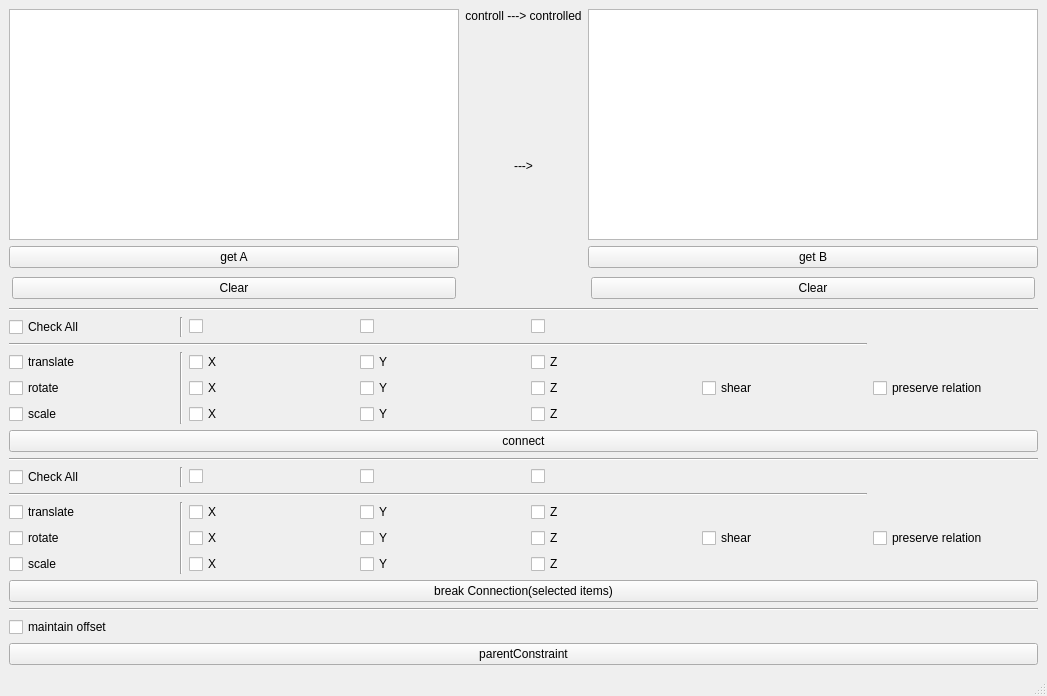
<?xml version="1.0" encoding="UTF-8"?>
<ui version="4.0">
 <class>MainWindow</class>
 <widget class="QMainWindow" name="MainWindow">
  <property name="geometry">
   <rect>
    <x>0</x>
    <y>0</y>
    <width>1047</width>
    <height>696</height>
   </rect>
  </property>
  <property name="windowTitle">
   <string>ND_AttributeConnectTool</string>
  </property>
  <widget class="QWidget" name="centralwidget">
   <layout class="QVBoxLayout" name="verticalLayout_4">
    <item>
     <layout class="QHBoxLayout" name="horizontalLayout">
      <item>
       <layout class="QVBoxLayout" name="verticalLayout">
        <item>
         <widget class="QListWidget" name="list_A">
          <property name="alternatingRowColors">
           <bool>true</bool>
          </property>
         </widget>
        </item>
        <item>
         <widget class="QPushButton" name="get_A_button">
          <property name="text">
           <string>get A</string>
          </property>
         </widget>
        </item>
        <item>
         <layout class="QHBoxLayout" name="horizontalLayout_2">
          <property name="leftMargin">
           <number>3</number>
          </property>
          <property name="topMargin">
           <number>3</number>
          </property>
          <property name="rightMargin">
           <number>3</number>
          </property>
          <property name="bottomMargin">
           <number>3</number>
          </property>
          <item>
           <widget class="QPushButton" name="clear_A_button">
            <property name="text">
             <string>Clear</string>
            </property>
           </widget>
          </item>
         </layout>
        </item>
       </layout>
      </item>
      <item>
       <layout class="QVBoxLayout" name="verticalLayout_3">
        <item>
         <widget class="QLabel" name="label_7">
          <property name="text">
           <string>controll ---&gt; controlled</string>
          </property>
          <property name="alignment">
           <set>Qt::AlignCenter</set>
          </property>
         </widget>
        </item>
        <item>
         <spacer name="verticalSpacer">
          <property name="orientation">
           <enum>Qt::Vertical</enum>
          </property>
          <property name="sizeHint" stdset="0">
           <size>
            <width>20</width>
            <height>40</height>
           </size>
          </property>
         </spacer>
        </item>
        <item>
         <widget class="QLabel" name="label_8">
          <property name="text">
           <string>---&gt;</string>
          </property>
          <property name="alignment">
           <set>Qt::AlignCenter</set>
          </property>
         </widget>
        </item>
        <item>
         <spacer name="verticalSpacer_2">
          <property name="orientation">
           <enum>Qt::Vertical</enum>
          </property>
          <property name="sizeHint" stdset="0">
           <size>
            <width>20</width>
            <height>40</height>
           </size>
          </property>
         </spacer>
        </item>
       </layout>
      </item>
      <item>
       <layout class="QVBoxLayout" name="verticalLayout_2">
        <item>
         <widget class="QListWidget" name="list_B">
          <property name="alternatingRowColors">
           <bool>true</bool>
          </property>
         </widget>
        </item>
        <item>
         <widget class="QPushButton" name="get_B_button">
          <property name="text">
           <string>get B</string>
          </property>
         </widget>
        </item>
        <item>
         <layout class="QHBoxLayout" name="horizontalLayout_4">
          <property name="leftMargin">
           <number>3</number>
          </property>
          <property name="topMargin">
           <number>3</number>
          </property>
          <property name="rightMargin">
           <number>3</number>
          </property>
          <property name="bottomMargin">
           <number>3</number>
          </property>
          <item>
           <widget class="QPushButton" name="clear_B_button">
            <property name="text">
             <string>Clear</string>
            </property>
           </widget>
          </item>
         </layout>
        </item>
       </layout>
      </item>
     </layout>
    </item>
    <item>
     <widget class="Line" name="line_8">
      <property name="orientation">
       <enum>Qt::Horizontal</enum>
      </property>
     </widget>
    </item>
    <item>
     <layout class="QGridLayout" name="gridLayout">
      <item row="2" column="4">
       <widget class="QCheckBox" name="connect_tz">
        <property name="text">
         <string>Z</string>
        </property>
       </widget>
      </item>
      <item row="0" column="0">
       <widget class="QCheckBox" name="connect_all">
        <property name="text">
         <string>Check All</string>
        </property>
       </widget>
      </item>
      <item row="1" column="0" colspan="6">
       <widget class="Line" name="line">
        <property name="orientation">
         <enum>Qt::Horizontal</enum>
        </property>
       </widget>
      </item>
      <item row="3" column="3">
       <widget class="QCheckBox" name="connect_ry">
        <property name="text">
         <string>Y</string>
        </property>
       </widget>
      </item>
      <item row="0" column="3">
       <widget class="QCheckBox" name="connect_y_column">
        <property name="text">
         <string/>
        </property>
       </widget>
      </item>
      <item row="4" column="0">
       <widget class="QCheckBox" name="connect_s_row">
        <property name="text">
         <string>scale</string>
        </property>
       </widget>
      </item>
      <item row="2" column="2">
       <widget class="QCheckBox" name="connect_tx">
        <property name="text">
         <string>X</string>
        </property>
       </widget>
      </item>
      <item row="3" column="4">
       <widget class="QCheckBox" name="connect_rz">
        <property name="text">
         <string>Z</string>
        </property>
       </widget>
      </item>
      <item row="4" column="4">
       <widget class="QCheckBox" name="connect_sz">
        <property name="text">
         <string>Z</string>
        </property>
       </widget>
      </item>
      <item row="0" column="1">
       <widget class="Line" name="line_2">
        <property name="orientation">
         <enum>Qt::Vertical</enum>
        </property>
       </widget>
      </item>
      <item row="3" column="2">
       <widget class="QCheckBox" name="connect_rx">
        <property name="text">
         <string>X</string>
        </property>
       </widget>
      </item>
      <item row="4" column="3">
       <widget class="QCheckBox" name="connect_sy">
        <property name="text">
         <string>Y</string>
        </property>
       </widget>
      </item>
      <item row="2" column="1" rowspan="3">
       <widget class="Line" name="line_3">
        <property name="orientation">
         <enum>Qt::Vertical</enum>
        </property>
       </widget>
      </item>
      <item row="3" column="5">
       <widget class="QCheckBox" name="connect_shear">
        <property name="text">
         <string>shear</string>
        </property>
       </widget>
      </item>
      <item row="2" column="3">
       <widget class="QCheckBox" name="connect_ty">
        <property name="text">
         <string>Y</string>
        </property>
       </widget>
      </item>
      <item row="2" column="0">
       <widget class="QCheckBox" name="connect_t_row">
        <property name="text">
         <string>translate</string>
        </property>
       </widget>
      </item>
      <item row="0" column="4">
       <widget class="QCheckBox" name="connect_z_column">
        <property name="text">
         <string/>
        </property>
       </widget>
      </item>
      <item row="4" column="2">
       <widget class="QCheckBox" name="connect_sx">
        <property name="text">
         <string>X</string>
        </property>
       </widget>
      </item>
      <item row="0" column="2">
       <widget class="QCheckBox" name="connect_x_column">
        <property name="text">
         <string/>
        </property>
       </widget>
      </item>
      <item row="3" column="0">
       <widget class="QCheckBox" name="connect_r_row">
        <property name="text">
         <string>rotate</string>
        </property>
       </widget>
      </item>
      <item row="3" column="6">
       <widget class="QCheckBox" name="connect_pre">
        <property name="text">
         <string>preserve relation</string>
        </property>
       </widget>
      </item>
     </layout>
    </item>
    <item>
     <widget class="QPushButton" name="connect_button">
      <property name="text">
       <string>connect</string>
      </property>
     </widget>
    </item>
    <item>
     <widget class="Line" name="line_7">
      <property name="orientation">
       <enum>Qt::Horizontal</enum>
      </property>
     </widget>
    </item>
    <item>
     <layout class="QGridLayout" name="gridLayout_2">
      <item row="2" column="1" rowspan="3">
       <widget class="Line" name="line_6">
        <property name="orientation">
         <enum>Qt::Vertical</enum>
        </property>
       </widget>
      </item>
      <item row="3" column="5">
       <widget class="QCheckBox" name="break_shear">
        <property name="text">
         <string>shear</string>
        </property>
       </widget>
      </item>
      <item row="3" column="3">
       <widget class="QCheckBox" name="break_ry">
        <property name="text">
         <string>Y</string>
        </property>
       </widget>
      </item>
      <item row="2" column="2">
       <widget class="QCheckBox" name="break_tx">
        <property name="text">
         <string>X</string>
        </property>
       </widget>
      </item>
      <item row="3" column="0">
       <widget class="QCheckBox" name="break_r_row">
        <property name="text">
         <string>rotate</string>
        </property>
       </widget>
      </item>
      <item row="4" column="0">
       <widget class="QCheckBox" name="break_s_row">
        <property name="text">
         <string>scale</string>
        </property>
       </widget>
      </item>
      <item row="2" column="0">
       <widget class="QCheckBox" name="break_t_row">
        <property name="text">
         <string>translate</string>
        </property>
       </widget>
      </item>
      <item row="0" column="3">
       <widget class="QCheckBox" name="break_y_column">
        <property name="text">
         <string/>
        </property>
       </widget>
      </item>
      <item row="1" column="0" colspan="6">
       <widget class="Line" name="line_4">
        <property name="orientation">
         <enum>Qt::Horizontal</enum>
        </property>
       </widget>
      </item>
      <item row="0" column="4">
       <widget class="QCheckBox" name="break_z_column">
        <property name="text">
         <string/>
        </property>
       </widget>
      </item>
      <item row="0" column="2">
       <widget class="QCheckBox" name="break_x_column">
        <property name="text">
         <string/>
        </property>
       </widget>
      </item>
      <item row="0" column="1">
       <widget class="Line" name="line_5">
        <property name="orientation">
         <enum>Qt::Vertical</enum>
        </property>
       </widget>
      </item>
      <item row="0" column="0">
       <widget class="QCheckBox" name="break_all">
        <property name="text">
         <string>Check All</string>
        </property>
       </widget>
      </item>
      <item row="4" column="4">
       <widget class="QCheckBox" name="break_sz">
        <property name="text">
         <string>Z</string>
        </property>
       </widget>
      </item>
      <item row="2" column="4">
       <widget class="QCheckBox" name="break_tz">
        <property name="text">
         <string>Z</string>
        </property>
       </widget>
      </item>
      <item row="2" column="3">
       <widget class="QCheckBox" name="break_ty">
        <property name="text">
         <string>Y</string>
        </property>
       </widget>
      </item>
      <item row="4" column="2">
       <widget class="QCheckBox" name="break_sx">
        <property name="text">
         <string>X</string>
        </property>
       </widget>
      </item>
      <item row="3" column="4">
       <widget class="QCheckBox" name="break_rz">
        <property name="text">
         <string>Z</string>
        </property>
       </widget>
      </item>
      <item row="3" column="2">
       <widget class="QCheckBox" name="break_rx">
        <property name="text">
         <string>X</string>
        </property>
       </widget>
      </item>
      <item row="4" column="3">
       <widget class="QCheckBox" name="break_sy">
        <property name="text">
         <string>Y</string>
        </property>
       </widget>
      </item>
      <item row="3" column="6">
       <widget class="QCheckBox" name="break_pre">
        <property name="text">
         <string>preserve relation</string>
        </property>
       </widget>
      </item>
     </layout>
    </item>
    <item>
     <widget class="QPushButton" name="break_button">
      <property name="text">
       <string>break Connection(selected items)</string>
      </property>
     </widget>
    </item>
    <item>
     <widget class="Line" name="line_9">
      <property name="orientation">
       <enum>Qt::Horizontal</enum>
      </property>
     </widget>
    </item>
    <item>
     <widget class="QCheckBox" name="mo_check">
      <property name="text">
       <string>maintain offset</string>
      </property>
     </widget>
    </item>
    <item>
     <widget class="QPushButton" name="parent_const_button">
      <property name="text">
       <string>parentConstraint</string>
      </property>
     </widget>
    </item>
   </layout>
  </widget>
  <widget class="QMenuBar" name="menubar">
   <property name="geometry">
    <rect>
     <x>0</x>
     <y>0</y>
     <width>1047</width>
     <height>21</height>
    </rect>
   </property>
  </widget>
  <widget class="QStatusBar" name="statusbar"/>
 </widget>
 <resources/>
 <connections/>
</ui>
